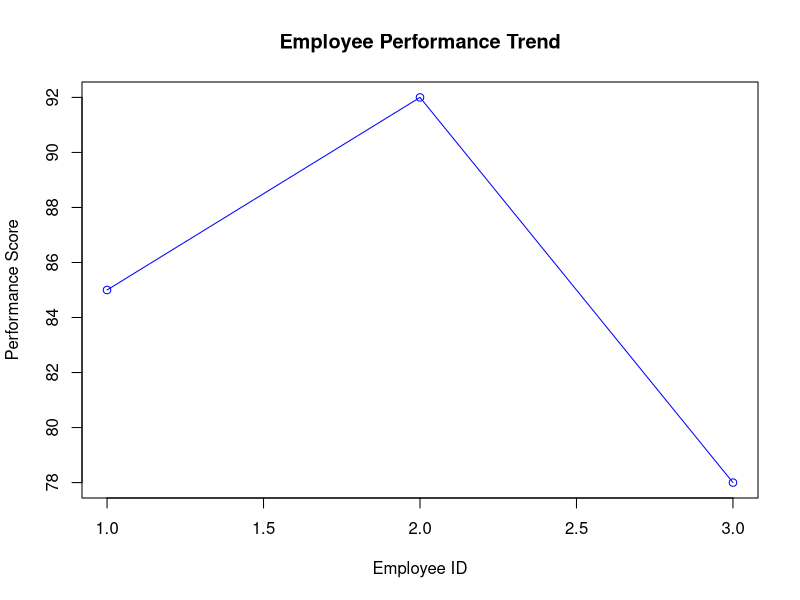

This figure's R source:
employee_id <- c(1,2,3)
department <- c("Sales","HR","Marketing")
years_service <- c(5,3,7)
performance_score <- c(85,92,78)
data <- data.frame(employee_id,department,years_service,performance_score)
print(data)

plot(employee_id,
     performance_score,
     type="o",
     col="blue",
     xlab="Employee ID",
     ylab="Performance Score",
     main="Employee Performance Trend")
